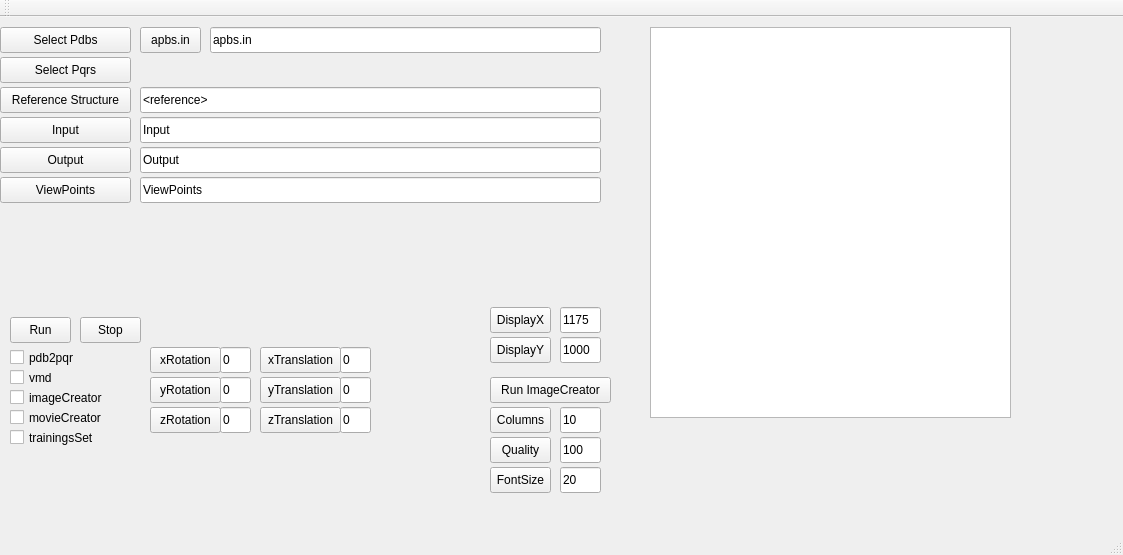
<?xml version="1.0" encoding="UTF-8"?>
<ui version="4.0">
 <class>MainWindow</class>
 <widget class="QMainWindow" name="MainWindow">
  <property name="geometry">
   <rect>
    <x>0</x>
    <y>0</y>
    <width>1123</width>
    <height>555</height>
   </rect>
  </property>
  <property name="windowTitle">
   <string>MainWindow</string>
  </property>
  <widget class="QWidget" name="centralWidget">
   <widget class="QPushButton" name="ReferenceButton">
    <property name="geometry">
     <rect>
      <x>0</x>
      <y>70</y>
      <width>131</width>
      <height>26</height>
     </rect>
    </property>
    <property name="text">
     <string>Reference Structure</string>
    </property>
   </widget>
   <widget class="QLineEdit" name="ReferenceStructurePath">
    <property name="geometry">
     <rect>
      <x>140</x>
      <y>70</y>
      <width>461</width>
      <height>26</height>
     </rect>
    </property>
    <property name="text">
     <string>&lt;reference&gt;</string>
    </property>
   </widget>
   <widget class="QPushButton" name="SelectPpbs">
    <property name="geometry">
     <rect>
      <x>0</x>
      <y>10</y>
      <width>131</width>
      <height>26</height>
     </rect>
    </property>
    <property name="text">
     <string>Select Pdbs</string>
    </property>
   </widget>
   <widget class="QPushButton" name="SelectPqrs">
    <property name="geometry">
     <rect>
      <x>0</x>
      <y>40</y>
      <width>131</width>
      <height>26</height>
     </rect>
    </property>
    <property name="text">
     <string>Select Pqrs</string>
    </property>
   </widget>
   <widget class="QPushButton" name="Run">
    <property name="geometry">
     <rect>
      <x>10</x>
      <y>300</y>
      <width>61</width>
      <height>26</height>
     </rect>
    </property>
    <property name="text">
     <string>Run</string>
    </property>
   </widget>
   <widget class="QPushButton" name="Input">
    <property name="geometry">
     <rect>
      <x>0</x>
      <y>100</y>
      <width>131</width>
      <height>26</height>
     </rect>
    </property>
    <property name="text">
     <string>Input</string>
    </property>
   </widget>
   <widget class="QLineEdit" name="InputPath">
    <property name="geometry">
     <rect>
      <x>140</x>
      <y>100</y>
      <width>461</width>
      <height>26</height>
     </rect>
    </property>
    <property name="text">
     <string>Input</string>
    </property>
   </widget>
   <widget class="QPushButton" name="DisplayX">
    <property name="geometry">
     <rect>
      <x>490</x>
      <y>290</y>
      <width>61</width>
      <height>26</height>
     </rect>
    </property>
    <property name="text">
     <string>DisplayX</string>
    </property>
   </widget>
   <widget class="QLineEdit" name="DisplayXValue">
    <property name="geometry">
     <rect>
      <x>560</x>
      <y>290</y>
      <width>41</width>
      <height>26</height>
     </rect>
    </property>
    <property name="text">
     <string>1175</string>
    </property>
   </widget>
   <widget class="QLineEdit" name="DisplayYValue">
    <property name="geometry">
     <rect>
      <x>560</x>
      <y>320</y>
      <width>41</width>
      <height>26</height>
     </rect>
    </property>
    <property name="text">
     <string>1000</string>
    </property>
   </widget>
   <widget class="QPushButton" name="DisplayY">
    <property name="geometry">
     <rect>
      <x>490</x>
      <y>320</y>
      <width>61</width>
      <height>26</height>
     </rect>
    </property>
    <property name="text">
     <string>DisplayY</string>
    </property>
   </widget>
   <widget class="QPushButton" name="apbsInButton">
    <property name="geometry">
     <rect>
      <x>140</x>
      <y>10</y>
      <width>61</width>
      <height>26</height>
     </rect>
    </property>
    <property name="text">
     <string>apbs.in</string>
    </property>
   </widget>
   <widget class="QLineEdit" name="apbsInText">
    <property name="geometry">
     <rect>
      <x>210</x>
      <y>10</y>
      <width>391</width>
      <height>26</height>
     </rect>
    </property>
    <property name="text">
     <string>apbs.in</string>
    </property>
   </widget>
   <widget class="QPushButton" name="RunImageCreator">
    <property name="geometry">
     <rect>
      <x>490</x>
      <y>360</y>
      <width>121</width>
      <height>26</height>
     </rect>
    </property>
    <property name="text">
     <string>Run ImageCreator</string>
    </property>
   </widget>
   <widget class="QPushButton" name="Stop">
    <property name="geometry">
     <rect>
      <x>80</x>
      <y>300</y>
      <width>61</width>
      <height>26</height>
     </rect>
    </property>
    <property name="text">
     <string>Stop</string>
    </property>
   </widget>
   <widget class="QLineEdit" name="ColumnsValue">
    <property name="geometry">
     <rect>
      <x>560</x>
      <y>390</y>
      <width>41</width>
      <height>26</height>
     </rect>
    </property>
    <property name="text">
     <string>10</string>
    </property>
   </widget>
   <widget class="QPushButton" name="Columns">
    <property name="geometry">
     <rect>
      <x>490</x>
      <y>390</y>
      <width>61</width>
      <height>26</height>
     </rect>
    </property>
    <property name="text">
     <string>Columns</string>
    </property>
   </widget>
   <widget class="QLineEdit" name="ImageCreatorQuality_2">
    <property name="geometry">
     <rect>
      <x>560</x>
      <y>420</y>
      <width>41</width>
      <height>26</height>
     </rect>
    </property>
    <property name="text">
     <string>100</string>
    </property>
   </widget>
   <widget class="QPushButton" name="ImageCreatorQuality">
    <property name="geometry">
     <rect>
      <x>490</x>
      <y>420</y>
      <width>61</width>
      <height>26</height>
     </rect>
    </property>
    <property name="text">
     <string>Quality</string>
    </property>
   </widget>
   <widget class="QTextEdit" name="Console">
    <property name="geometry">
     <rect>
      <x>650</x>
      <y>10</y>
      <width>361</width>
      <height>391</height>
     </rect>
    </property>
   </widget>
   <widget class="QCheckBox" name="pdb2pqr">
    <property name="geometry">
     <rect>
      <x>10</x>
      <y>330</y>
      <width>71</width>
      <height>21</height>
     </rect>
    </property>
    <property name="text">
     <string>pdb2pqr</string>
    </property>
   </widget>
   <widget class="QCheckBox" name="vmd">
    <property name="geometry">
     <rect>
      <x>10</x>
      <y>350</y>
      <width>71</width>
      <height>21</height>
     </rect>
    </property>
    <property name="text">
     <string>vmd</string>
    </property>
   </widget>
   <widget class="QCheckBox" name="doImageCreator">
    <property name="geometry">
     <rect>
      <x>10</x>
      <y>370</y>
      <width>111</width>
      <height>21</height>
     </rect>
    </property>
    <property name="text">
     <string>imageCreator</string>
    </property>
   </widget>
   <widget class="QCheckBox" name="doMovieCreator">
    <property name="geometry">
     <rect>
      <x>10</x>
      <y>390</y>
      <width>111</width>
      <height>21</height>
     </rect>
    </property>
    <property name="text">
     <string>movieCreator</string>
    </property>
   </widget>
   <widget class="QCheckBox" name="doCreateTrainingsSet">
    <property name="geometry">
     <rect>
      <x>10</x>
      <y>410</y>
      <width>111</width>
      <height>21</height>
     </rect>
    </property>
    <property name="text">
     <string>trainingsSet</string>
    </property>
   </widget>
   <widget class="QLineEdit" name="OutputPath">
    <property name="geometry">
     <rect>
      <x>140</x>
      <y>130</y>
      <width>461</width>
      <height>26</height>
     </rect>
    </property>
    <property name="text">
     <string>Output</string>
    </property>
   </widget>
   <widget class="QPushButton" name="Output">
    <property name="geometry">
     <rect>
      <x>0</x>
      <y>130</y>
      <width>131</width>
      <height>26</height>
     </rect>
    </property>
    <property name="text">
     <string>Output</string>
    </property>
   </widget>
   <widget class="QLineEdit" name="xRot">
    <property name="geometry">
     <rect>
      <x>220</x>
      <y>330</y>
      <width>31</width>
      <height>26</height>
     </rect>
    </property>
    <property name="text">
     <string>0</string>
    </property>
   </widget>
   <widget class="QPushButton" name="xRotButton">
    <property name="geometry">
     <rect>
      <x>150</x>
      <y>330</y>
      <width>71</width>
      <height>26</height>
     </rect>
    </property>
    <property name="text">
     <string>xRotation</string>
    </property>
   </widget>
   <widget class="QLineEdit" name="yRot">
    <property name="geometry">
     <rect>
      <x>220</x>
      <y>360</y>
      <width>31</width>
      <height>26</height>
     </rect>
    </property>
    <property name="text">
     <string>0</string>
    </property>
   </widget>
   <widget class="QPushButton" name="xRotButton_2">
    <property name="geometry">
     <rect>
      <x>150</x>
      <y>360</y>
      <width>71</width>
      <height>26</height>
     </rect>
    </property>
    <property name="text">
     <string>yRotation</string>
    </property>
   </widget>
   <widget class="QPushButton" name="zRotButton">
    <property name="geometry">
     <rect>
      <x>150</x>
      <y>390</y>
      <width>71</width>
      <height>26</height>
     </rect>
    </property>
    <property name="text">
     <string>zRotation</string>
    </property>
   </widget>
   <widget class="QLineEdit" name="zRot">
    <property name="geometry">
     <rect>
      <x>220</x>
      <y>390</y>
      <width>31</width>
      <height>26</height>
     </rect>
    </property>
    <property name="text">
     <string>0</string>
    </property>
   </widget>
   <widget class="QLineEdit" name="xTrans">
    <property name="geometry">
     <rect>
      <x>340</x>
      <y>330</y>
      <width>31</width>
      <height>26</height>
     </rect>
    </property>
    <property name="text">
     <string>0</string>
    </property>
   </widget>
   <widget class="QLineEdit" name="zTrans">
    <property name="geometry">
     <rect>
      <x>340</x>
      <y>390</y>
      <width>31</width>
      <height>26</height>
     </rect>
    </property>
    <property name="text">
     <string>0</string>
    </property>
   </widget>
   <widget class="QPushButton" name="xTransButton">
    <property name="geometry">
     <rect>
      <x>260</x>
      <y>330</y>
      <width>81</width>
      <height>26</height>
     </rect>
    </property>
    <property name="text">
     <string>xTranslation</string>
    </property>
   </widget>
   <widget class="QPushButton" name="yTransButton">
    <property name="geometry">
     <rect>
      <x>260</x>
      <y>360</y>
      <width>81</width>
      <height>26</height>
     </rect>
    </property>
    <property name="text">
     <string>yTranslation</string>
    </property>
   </widget>
   <widget class="QLineEdit" name="yTrans">
    <property name="geometry">
     <rect>
      <x>340</x>
      <y>360</y>
      <width>31</width>
      <height>26</height>
     </rect>
    </property>
    <property name="text">
     <string>0</string>
    </property>
   </widget>
   <widget class="QPushButton" name="zTransButton">
    <property name="geometry">
     <rect>
      <x>260</x>
      <y>390</y>
      <width>81</width>
      <height>26</height>
     </rect>
    </property>
    <property name="text">
     <string>zTranslation</string>
    </property>
   </widget>
   <widget class="QPushButton" name="ViewPointsButton">
    <property name="geometry">
     <rect>
      <x>0</x>
      <y>160</y>
      <width>131</width>
      <height>26</height>
     </rect>
    </property>
    <property name="text">
     <string>ViewPoints</string>
    </property>
   </widget>
   <widget class="QLineEdit" name="ViewPoints">
    <property name="geometry">
     <rect>
      <x>140</x>
      <y>160</y>
      <width>461</width>
      <height>26</height>
     </rect>
    </property>
    <property name="text">
     <string>ViewPoints</string>
    </property>
   </widget>
   <widget class="QLineEdit" name="FontSizeValue">
    <property name="geometry">
     <rect>
      <x>560</x>
      <y>450</y>
      <width>41</width>
      <height>26</height>
     </rect>
    </property>
    <property name="text">
     <string>20</string>
    </property>
   </widget>
   <widget class="QPushButton" name="FontSizeButton">
    <property name="geometry">
     <rect>
      <x>490</x>
      <y>450</y>
      <width>61</width>
      <height>26</height>
     </rect>
    </property>
    <property name="text">
     <string>FontSize</string>
    </property>
   </widget>
  </widget>
  <widget class="QMenuBar" name="menuBar">
   <property name="geometry">
    <rect>
     <x>0</x>
     <y>0</y>
     <width>1123</width>
     <height>30</height>
    </rect>
   </property>
  </widget>
  <widget class="QToolBar" name="mainToolBar">
   <attribute name="toolBarArea">
    <enum>TopToolBarArea</enum>
   </attribute>
   <attribute name="toolBarBreak">
    <bool>false</bool>
   </attribute>
  </widget>
  <widget class="QStatusBar" name="statusBar"/>
 </widget>
 <layoutdefault spacing="6" margin="11"/>
 <resources/>
 <connections/>
</ui>
